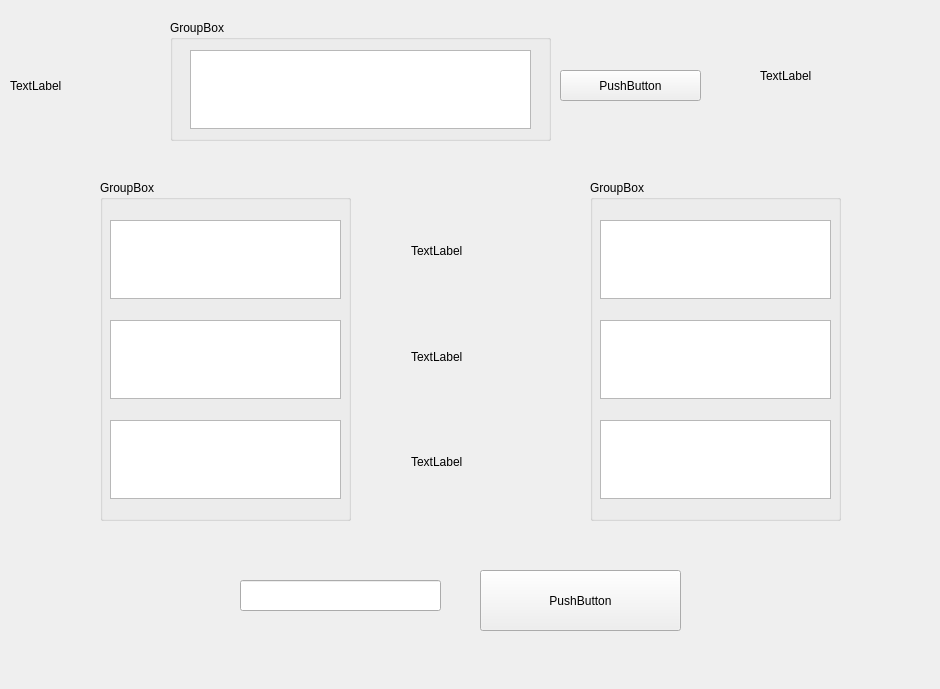
<?xml version="1.0" encoding="UTF-8"?>
<ui version="4.0">
 <class>Form</class>
 <widget class="QWidget" name="Form">
  <property name="geometry">
   <rect>
    <x>0</x>
    <y>0</y>
    <width>940</width>
    <height>689</height>
   </rect>
  </property>
  <property name="windowTitle">
   <string>Form</string>
  </property>
  <widget class="QWidget" name="widget_8" native="true">
   <property name="geometry">
    <rect>
     <x>80</x>
     <y>170</y>
     <width>291</width>
     <height>361</height>
    </rect>
   </property>
   <widget class="QGroupBox" name="groupBox">
    <property name="geometry">
     <rect>
      <x>20</x>
      <y>10</y>
      <width>251</width>
      <height>341</height>
     </rect>
    </property>
    <property name="title">
     <string>GroupBox</string>
    </property>
    <widget class="QTextEdit" name="textEdit">
     <property name="geometry">
      <rect>
       <x>10</x>
       <y>40</y>
       <width>231</width>
       <height>79</height>
      </rect>
     </property>
    </widget>
    <widget class="QTextEdit" name="textEdit_2">
     <property name="geometry">
      <rect>
       <x>10</x>
       <y>140</y>
       <width>231</width>
       <height>79</height>
      </rect>
     </property>
    </widget>
    <widget class="QTextEdit" name="textEdit_3">
     <property name="geometry">
      <rect>
       <x>10</x>
       <y>240</y>
       <width>231</width>
       <height>79</height>
      </rect>
     </property>
    </widget>
   </widget>
  </widget>
  <widget class="QWidget" name="widget_9" native="true">
   <property name="geometry">
    <rect>
     <x>160</x>
     <y>10</y>
     <width>561</width>
     <height>141</height>
    </rect>
   </property>
   <widget class="QPushButton" name="pushButton_2">
    <property name="geometry">
     <rect>
      <x>400</x>
      <y>60</y>
      <width>141</width>
      <height>31</height>
     </rect>
    </property>
    <property name="text">
     <string>PushButton</string>
    </property>
   </widget>
   <widget class="QGroupBox" name="groupBox_3">
    <property name="geometry">
     <rect>
      <x>10</x>
      <y>10</y>
      <width>381</width>
      <height>121</height>
     </rect>
    </property>
    <property name="title">
     <string>GroupBox</string>
    </property>
    <widget class="QTextEdit" name="textEdit_7">
     <property name="geometry">
      <rect>
       <x>20</x>
       <y>30</y>
       <width>341</width>
       <height>79</height>
      </rect>
     </property>
    </widget>
   </widget>
  </widget>
  <widget class="QWidget" name="widget_10" native="true">
   <property name="geometry">
    <rect>
     <x>200</x>
     <y>560</y>
     <width>541</width>
     <height>81</height>
    </rect>
   </property>
   <widget class="QPushButton" name="pushButton">
    <property name="geometry">
     <rect>
      <x>280</x>
      <y>10</y>
      <width>201</width>
      <height>61</height>
     </rect>
    </property>
    <property name="text">
     <string>PushButton</string>
    </property>
   </widget>
   <widget class="QLineEdit" name="lineEdit">
    <property name="geometry">
     <rect>
      <x>40</x>
      <y>20</y>
      <width>201</width>
      <height>31</height>
     </rect>
    </property>
   </widget>
  </widget>
  <widget class="QWidget" name="widget_11" native="true">
   <property name="geometry">
    <rect>
     <x>570</x>
     <y>170</y>
     <width>291</width>
     <height>361</height>
    </rect>
   </property>
   <widget class="QGroupBox" name="groupBox_2">
    <property name="geometry">
     <rect>
      <x>20</x>
      <y>10</y>
      <width>251</width>
      <height>341</height>
     </rect>
    </property>
    <property name="title">
     <string>GroupBox</string>
    </property>
    <widget class="QTextEdit" name="textEdit_4">
     <property name="geometry">
      <rect>
       <x>10</x>
       <y>40</y>
       <width>231</width>
       <height>79</height>
      </rect>
     </property>
    </widget>
    <widget class="QTextEdit" name="textEdit_5">
     <property name="geometry">
      <rect>
       <x>10</x>
       <y>140</y>
       <width>231</width>
       <height>79</height>
      </rect>
     </property>
    </widget>
    <widget class="QTextEdit" name="textEdit_6">
     <property name="geometry">
      <rect>
       <x>10</x>
       <y>240</y>
       <width>231</width>
       <height>79</height>
      </rect>
     </property>
    </widget>
   </widget>
  </widget>
  <widget class="QLabel" name="label">
   <property name="geometry">
    <rect>
     <x>760</x>
     <y>20</y>
     <width>141</width>
     <height>111</height>
    </rect>
   </property>
   <property name="text">
    <string>TextLabel</string>
   </property>
  </widget>
  <widget class="QLabel" name="label_5">
   <property name="geometry">
    <rect>
     <x>10</x>
     <y>30</y>
     <width>141</width>
     <height>111</height>
    </rect>
   </property>
   <property name="text">
    <string>TextLabel</string>
   </property>
  </widget>
  <widget class="QWidget" name="">
   <property name="geometry">
    <rect>
     <x>381</x>
     <y>221</y>
     <width>201</width>
     <height>271</height>
    </rect>
   </property>
   <layout class="QGridLayout" name="gridLayout" columnstretch="0">
    <property name="sizeConstraint">
     <enum>QLayout::SetNoConstraint</enum>
    </property>
    <property name="leftMargin">
     <number>30</number>
    </property>
    <property name="topMargin">
     <number>20</number>
    </property>
    <property name="rightMargin">
     <number>30</number>
    </property>
    <property name="bottomMargin">
     <number>20</number>
    </property>
    <property name="horizontalSpacing">
     <number>-1</number>
    </property>
    <property name="verticalSpacing">
     <number>85</number>
    </property>
    <item row="0" column="0">
     <widget class="QLabel" name="label_2">
      <property name="text">
       <string>TextLabel</string>
      </property>
     </widget>
    </item>
    <item row="1" column="0">
     <widget class="QLabel" name="label_3">
      <property name="text">
       <string>TextLabel</string>
      </property>
     </widget>
    </item>
    <item row="2" column="0">
     <widget class="QLabel" name="label_4">
      <property name="text">
       <string>TextLabel</string>
      </property>
     </widget>
    </item>
   </layout>
  </widget>
 </widget>
 <resources/>
 <connections/>
</ui>
